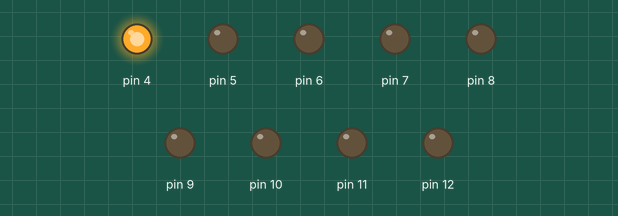
This sketch was run on a simulated Arduino Uno, built with avr-gcc and run on an emulated ATmega328P. Parts: output pins drawn as LEDs (lit = HIGH). What the sketch prints to the serial monitor is not drawn.

Above: at 0.05 s.
At 0.65 s:
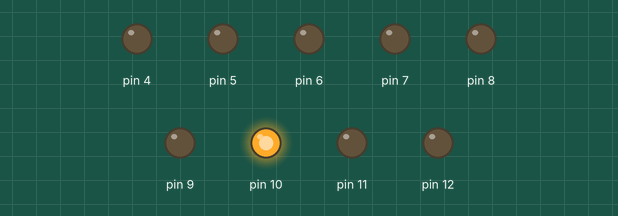
At 1.35 s:
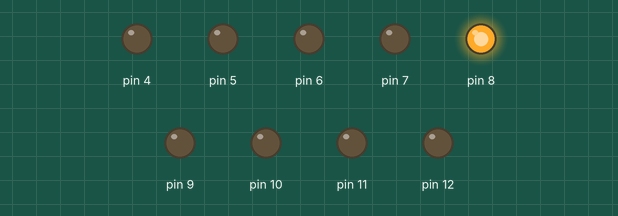
At 1.95 s:
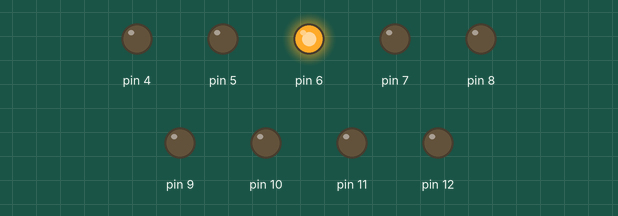
At 2.6 s:
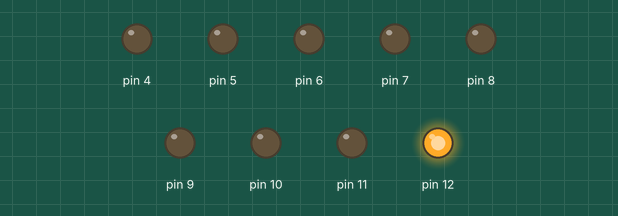
At 3.75 s:
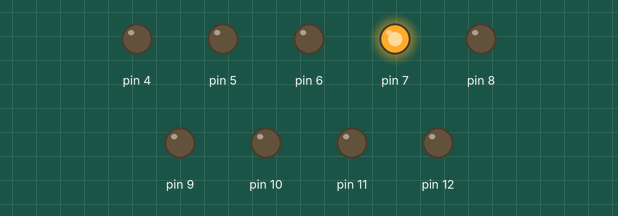
Timing chart, 0 to 4.0 s (numbered marks = the images above):
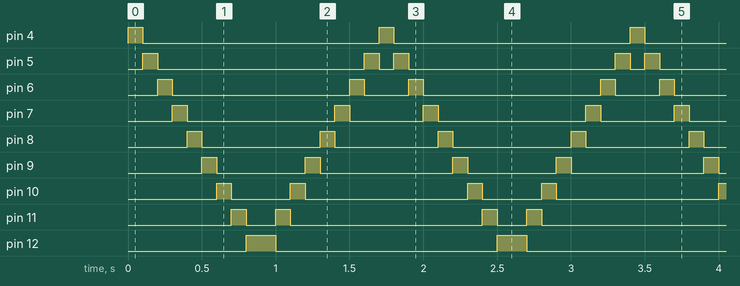

Measured:
- by itself, pin 4: alternates HIGH for 0.10 s and LOW for 1.6 s
- by itself, pin 5: repeats every 1.7 s: LOW 1.4 s, HIGH 0.10 s, LOW 0.10 s, HIGH 0.10 s
- by itself, pin 6: repeats every 1.7 s: LOW 1.2 s, HIGH 0.10 s, LOW 0.30 s, HIGH 0.10 s
- by itself, pin 7: repeats every 1.7 s: LOW 1.0 s, HIGH 0.10 s, LOW 0.50 s, HIGH 0.10 s
- by itself, pin 8: alternates HIGH for 0.10 s and LOW for 0.75 s
- by itself, pin 9: repeats every 1.7 s: LOW 0.60 s, HIGH 0.10 s, LOW 0.90 s, HIGH 0.10 s
- by itself, pin 10: repeats every 1.7 s: LOW 0.40 s, HIGH 0.10 s, LOW 1.1 s, HIGH 0.10 s
- by itself, pin 11: repeats every 1.7 s: LOW 0.20 s, HIGH 0.10 s, LOW 1.3 s, HIGH 0.10 s

The sketch:

CylonScanner08.ino
```cpp
//CylonScanner08
//http://learn.proto-pic.com/?p=93
//some adaptions
int spd=100;                                  //Change this to change the scanning speed.
void setup()
{
  Serial.begin(9600);
  Serial.println("CylonScanner08");
  for (int outpin = 4; outpin < 13; outpin++)  //This sets pins 7 to 13 as outputs (Less typing this way)
  {					    //
    pinMode(outpin,OUTPUT);		   //
  }					   //
}
void loop()
{
  for (int strobe = 4; strobe < 13; strobe++)  //Turn on (then off) pins 7 to 12
  {
    digitalWrite(strobe,HIGH);
    delay(spd);
    digitalWrite(strobe,LOW);
  }
  for (int strobe = 12; strobe > 4; strobe--)  //Turn on (then off) pins 13 to 8
  {
    digitalWrite(strobe,HIGH);
    delay(spd);
    digitalWrite(strobe,LOW);
  }
}
```
